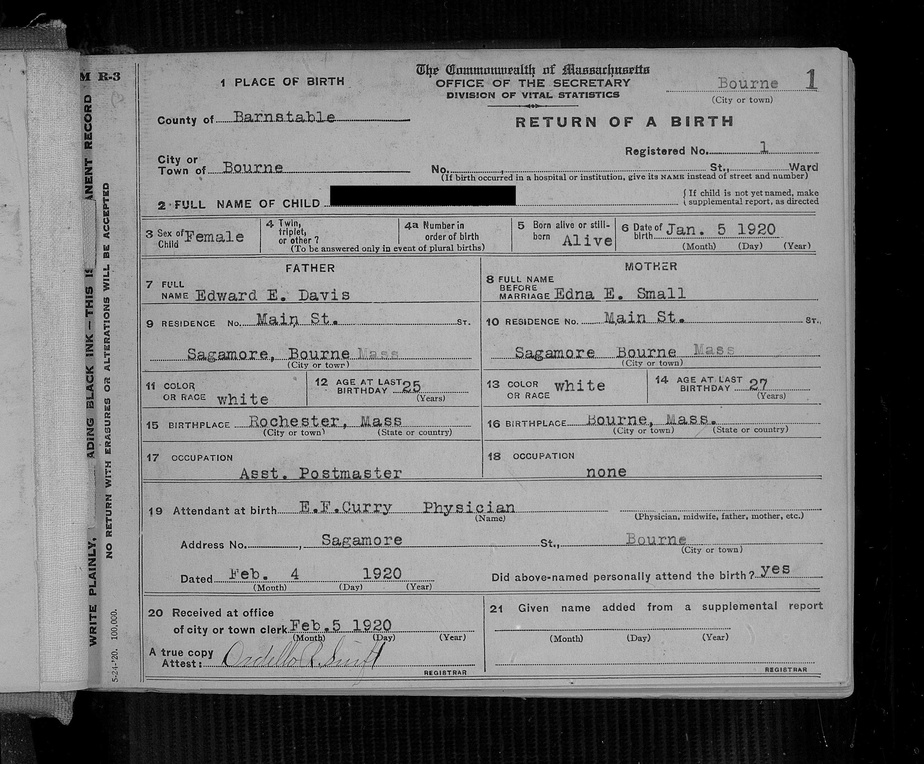
%> input picture testset/c.jpg, 924 x 764 px, shrunk from 2664 x 2202 before the run
$ octave trial1.m   (GNU Octave 9; MATLAB toolbox functions it lacks are replaced by stand-ins)
%> lines starting %> are read from the running program, lines starting %| are printed output that depends on the picture; in (x1, y1, x2, y2) boxes, pixels count from 0 and x2, y2 are one past the last pixel; in counts of white or black regions, pixels touching at a corner belong together; the program's own positions count from 1
rotI = imread('testset/c.jpg');
%> rotI is the input picture: size 764x924 uint8; min 0, max 251, mean 125.6

BW = edge(rotI, 'Prewitt') | edge(rotI, 'Roberts');
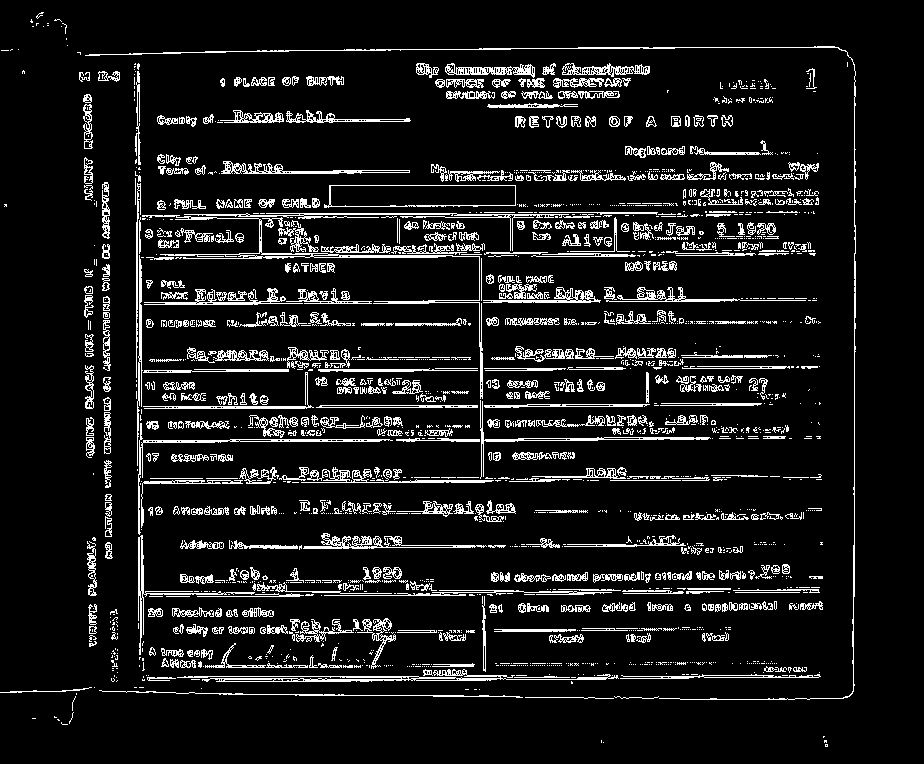
%> BW: size 764x924 logical; 9.6% white in thin lines or dots, all inside (x1, y1, x2, y2) = (0, 12, 856, 747)

[H,T,R] = hough(BW);
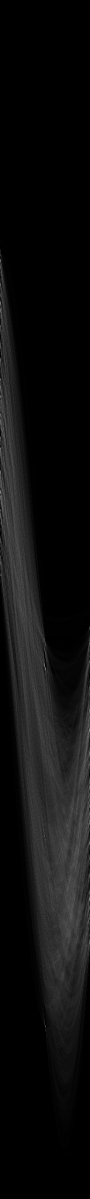
%> H: size 2397x180 double (shown at 1/2 size); min 0, max 503, mean 28.3; drawn with min black and max white
%> T = 180 values from -90 to 89; R = 2397 values from -1198 to 1198
P  = houghpeaks(H,5,'threshold',ceil(0.3*max(H(:))));
%> P = [2053 91; 1338 91; 985 1; 522 1; 760 1]

lines = houghlines(BW,T,R,P,'FillGap',100,'MinLength',7);
%> lines = 6 lines; point1 to point2 (x, y): (103, 215) to (855, 215), (140, 54) to (140, 693), (855, 65) to (855, 686), (87, 440) to (708, 440), (331, 678) to (854, 678), (117, 678) to (208, 678)
figure, imshow(rotI), hold on
max_len = 0;
for k = 1:length(lines)
   xy = [lines(k).point1; lines(k).point2];
   plot(xy(:,1),xy(:,2),'LineWidth',2,'Color','green');

   % Plot beginnings and ends of lines
   plot(xy(1,1),xy(1,2),'x','LineWidth',2,'Color','yellow');
   plot(xy(2,1),xy(2,2),'x','LineWidth',2,'Color','red');

   % Determine the endpoints of the longest line segment
   len = norm(lines(k).point1 - lines(k).point2);
   if ( len > max_len)
      max_len = len;
      xy_long = xy;
   end
end
%> this loop made 6 passes
%> (len, max_len, xy_long) on passes 1 to 3: (621, 621, [855 65; 855 686]), (639, 639, [140 54; 140 693]), (752, 752, [103 215; 855 215])
%> (xy, len) on passes 4 to 6: ([117 678; 208 678], 91), ([331 678; 854 678], 523), ([87 440; 708 440], 621)

plot(xy_long(:,1),xy_long(:,2),'LineWidth',2,'Color','cyan');
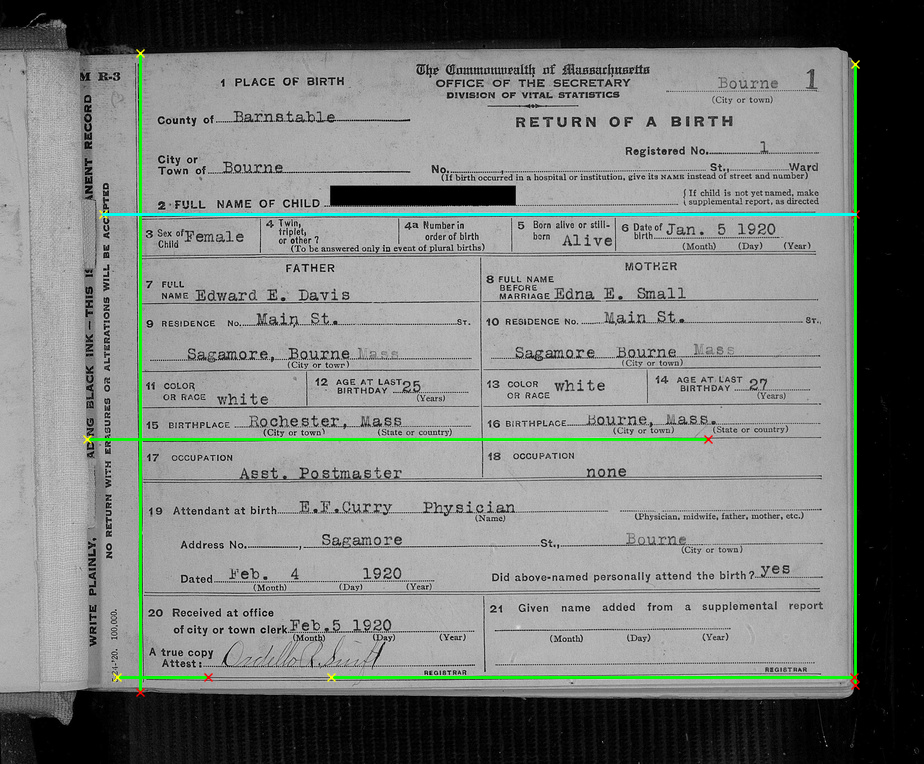
%> figure redrawn from the program's plot data

$ run again, with testset/a.jpg copied over testset/c.jpg
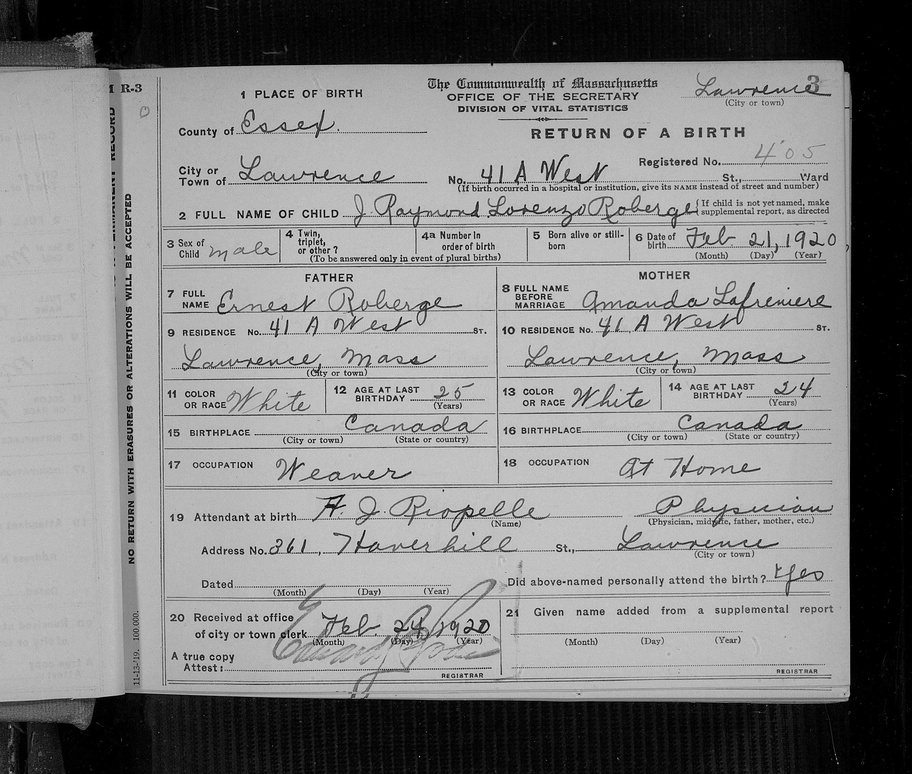
%> input picture testset/a.jpg, 912 x 774 px, shrunk from 2660 x 2256 before the run
%> rotI is the input picture: size 774x912 uint8; min 0, max 255, mean 134.2
%> `BW = edge(rotI, 'Prewitt') | edge(rotI, 'Roberts');`:
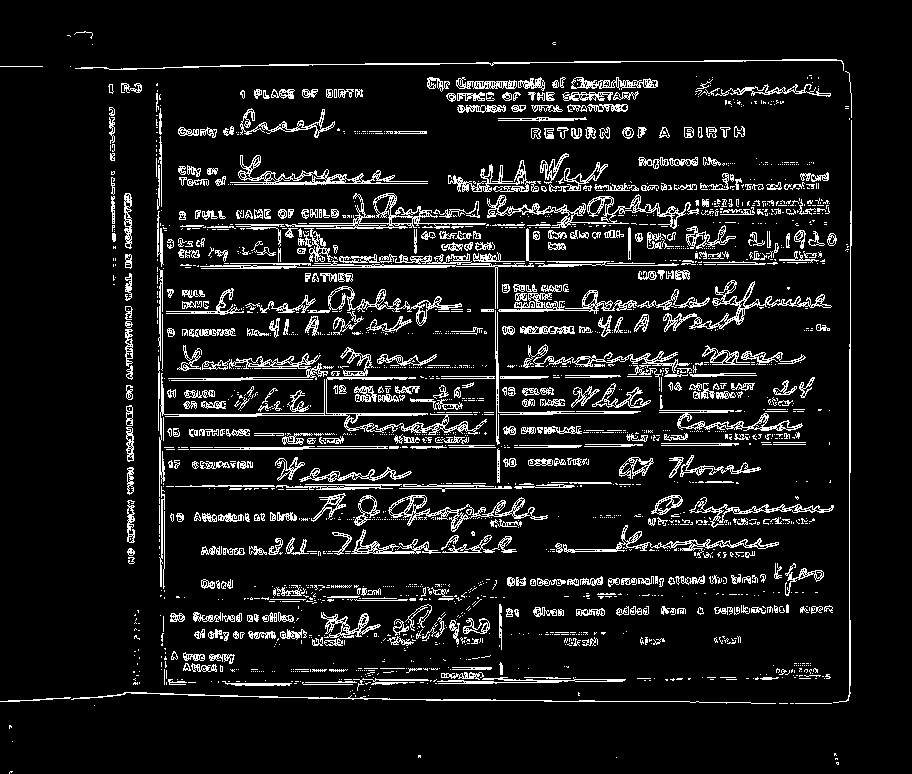
%> BW: size 774x912 logical; 9.5% white in thin lines or dots, all inside (x1, y1, x2, y2) = (0, 31, 852, 774)
%> T = 180 values from -90 to 89; R = 2391 values from -1195 to 1195
%> P = [2045 91; 931 1; 505 2; 749 1; 1357 91]
%> lines = 6 lines; point1 to point2 (x, y): (162, 69) to (162, 695), (114, 266) to (677, 266), (124, 694) to (596, 702), (129, 448) to (579, 448), (850, 345) to (850, 697), (850, 74) to (850, 120)
%> the loop `for k = 1:length(lines)` made 6 passes
%> (len, max_len, xy_long) on passes 1, 2, 3, 6: (46, 46, [850 74; 850 120]), (352, 352, [850 345; 850 697]), (563, 563, [114 266; 677 266]), (626, 626, [162 69; 162 695])
%> `plot(xy_long(:,1),xy_long(:,2),'LineWidth',2,'Color','cyan');`:
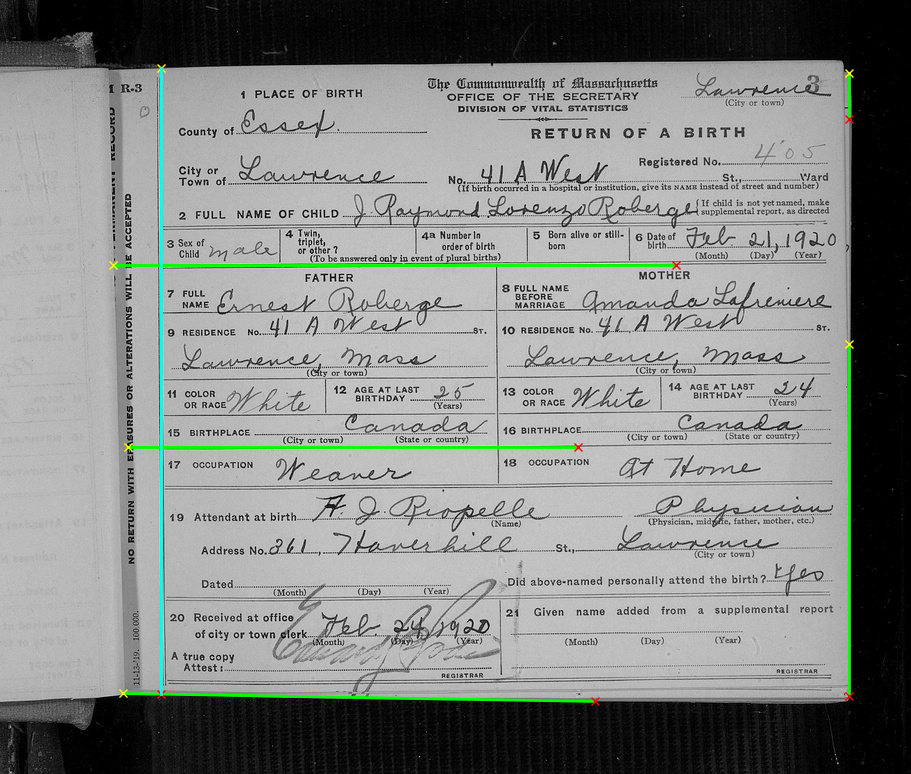
%> figure redrawn from the program's plot data

$ run again, with testset/b.jpg copied over testset/c.jpg
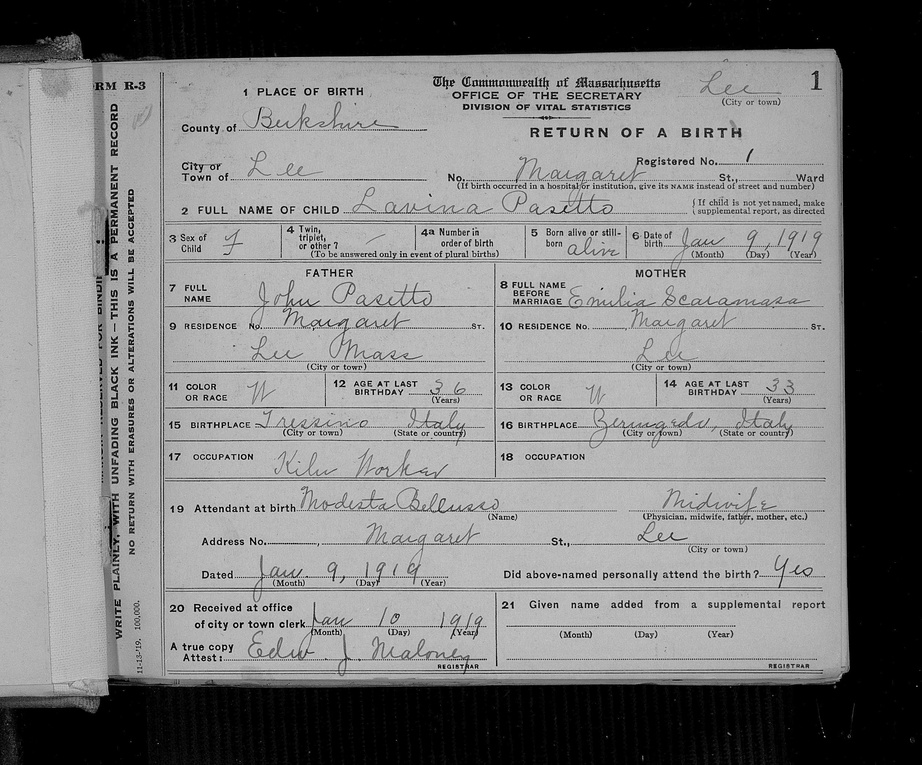
%> input picture testset/b.jpg, 922 x 765 px, shrunk from 2464 x 2044 before the run
%> rotI is the input picture: size 765x922 uint8; min 0, max 255, mean 127.2
%> `BW = edge(rotI, 'Prewitt') | edge(rotI, 'Roberts');`:
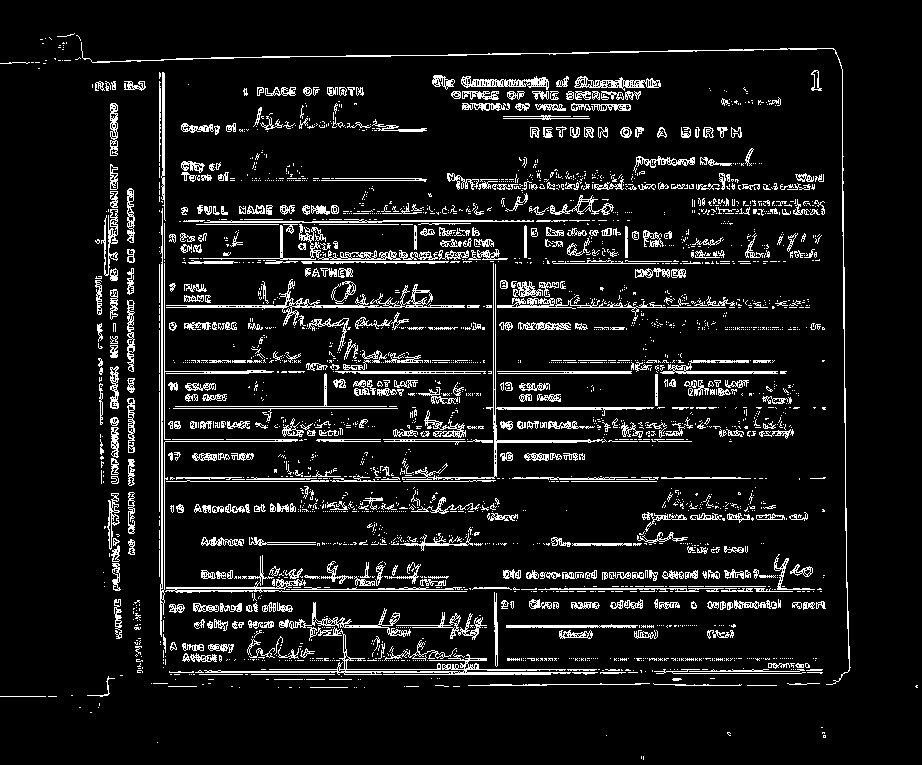
%> BW: size 765x922 logical; 8.7% white in thin lines or dots
%> T = 180 values from -90 to 89; R = 2395 values from -1197 to 1197
%> P = [891 1; 1260 180; 827 1; 1362 91; 607 1]
%> lines = 13 lines; longest, point1 to point2 (x, y): (98, 308) to (845, 308), (100, 372) to (845, 372), (161, 592) to (848, 592), (165, 60) to (165, 684), (260, 58) to (193, 60), (374, 56) to (431, 56)
%> the loop `for k = 1:length(lines)` made 13 passes
%> (len, max_len, xy_long) on pass 1: (747, 747, [98 308; 845 308])
%> `plot(xy_long(:,1),xy_long(:,2),'LineWidth',2,'Color','cyan');`:
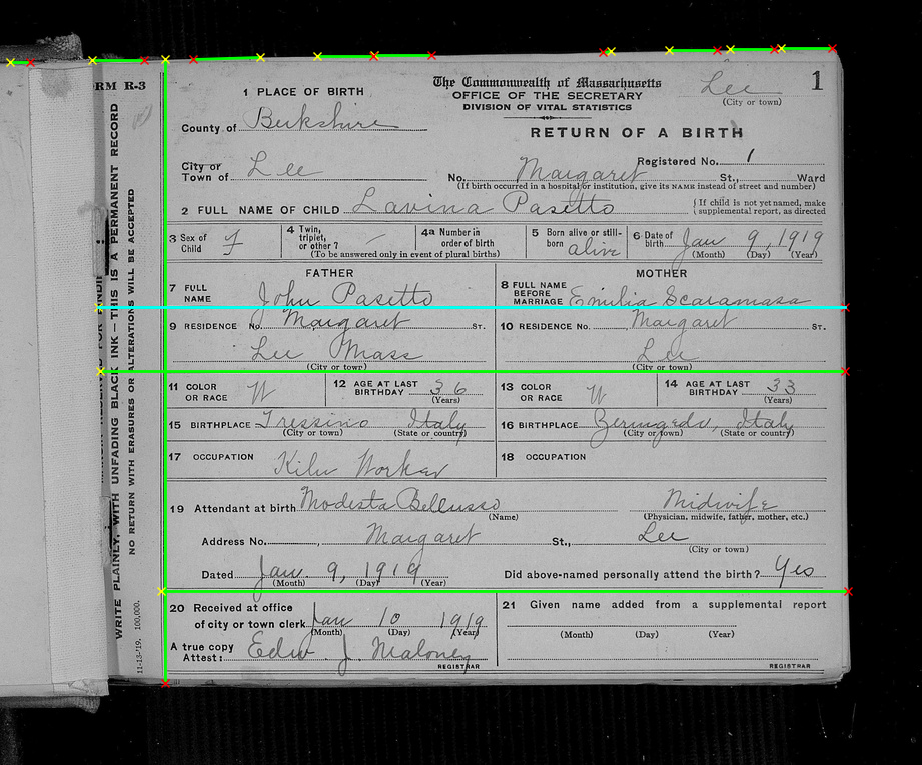
%> figure redrawn from the program's plot data
